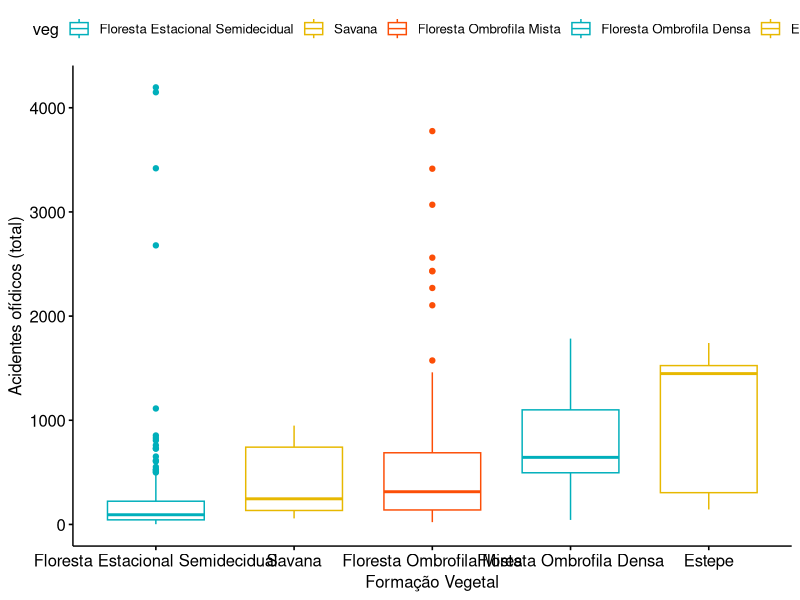
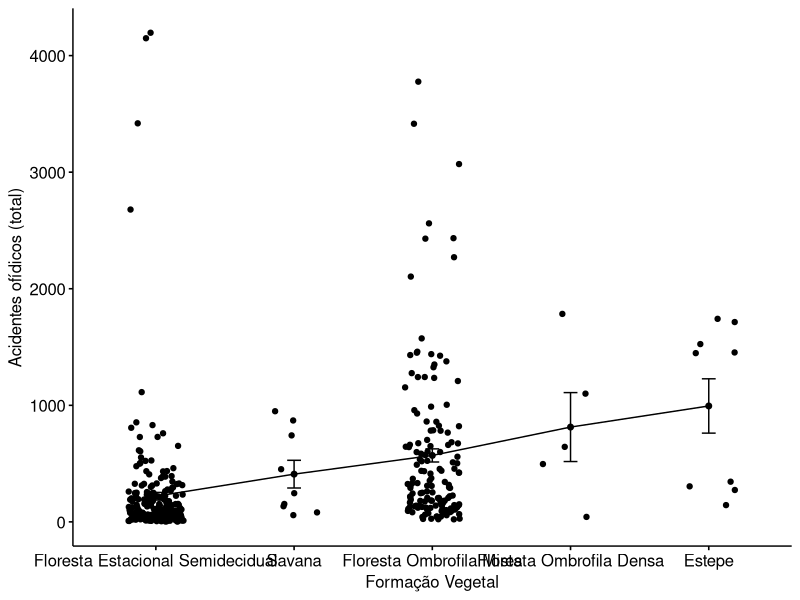

Write R code to recreate these figures, in order.
library(dplyr)
library(ggpubr)
#carregar a tabela
#Dados de acidentes ofídicos no Paraná organizados pela Laura.

my_data <- read.csv(file = "data_subset.csv", sep = ";", header = TRUE)

#checar a tabela
head (my_data)
summary(my_data)
class(my_data)
dim(my_data)

#estatísticas descritivas dos acidentes totais por formação vegetal

group_by(my_data, veg) %>%
    summarise(
        count = n(),
        mean = mean(Total, na.rm = TRUE),
        sd = sd(Total, na.rm = TRUE),
        median = median(Total, na.rm = TRUE),
        IQR = IQR(Total, na.rm = TRUE)
    )

# A tibble: 5 x 6
#veg                              count  mean    sd median   IQR
#<chr>                            <int> <dbl> <dbl>  <dbl> <dbl>
#1 Estepe                              10 1926  3019.  1450. 1352.
#2 Floresta Estacional Semidecidual   227  220.  497.    93   179
#3 Floresta Ombrofila Densa             5  813.  661.   644   604
#4 Floresta Ombrofila Mista           145  792. 2751.   318   564
#5 Savana                               9  410.  356.   246   608

#remover outliers (2 linhas)
my_data2 <- my_data[-c(95, 276),]

#Boxplot

ggboxplot(my_data2, x = "veg", y = "Total",
          color = "veg", palette = c("#00AFBB", "#E7B800", "#FC4E07", "#00AFBB", "#E7B800", "#FC4E07"),
          order = c("Floresta Estacional Semidecidual", "Savana", "Floresta Ombrofila Mista", "Floresta Ombrofila Densa", "Estepe" ),
          ylab = "Acidentes ofídicos (total)", xlab = "Formação Vegetal")

#Mean plots

ggline(my_data2, x = "veg", y = "Total",
       add = c("mean_se", "jitter"),
       order = c("Floresta Estacional Semidecidual", "Savana", "Floresta Ombrofila Mista", "Floresta Ombrofila Densa", "Estepe" ),
       ylab = "Acidentes ofídicos (total)", xlab = "Formação Vegetal")

#Queremos saber se há alguma diferença significativa na média total de acidente ofidico entre as cinco
#formações vegetais.

kruskal.test(Total ~ veg, data = my_data2)

#Kruskal-Wallis rank sum test
#data:  Total by veg
#Kruskal-Wallis chi-squared = 87.852, df = 4, p-value < 2.2e-16

#Como o p-value < 0.05, conclui0se que tem diferenças significativas entre as formações
#vegetais.

#comparação par a par entre as formações vegetais.

pairwise.wilcox.test(my_data2$Total, my_data2$veg,
                     p.adjust.method = "BH")

#Pairwise comparisons using Wilcoxon rank sum test with continuity correction

#data:  my_data2$Total and my_data2$veg

#Estepe  Floresta Estacional Semidecidual Floresta Ombrofila Densa
#Floresta Estacional Semidecidual 0.00031 -                                -
#Floresta Ombrofila Densa         0.89810 0.04082                          -
#Floresta Ombrofila Mista         0.06222 < 2e-16                          0.45455
#Savana                           0.08385 0.04082                          0.45455
#Floresta Ombrofila Mista
#Floresta Estacional Semidecidual -
#Floresta Ombrofila Densa         -
#Floresta Ombrofila Mista         -
#Savana                           0.74104

#P value adjustment method: BH

